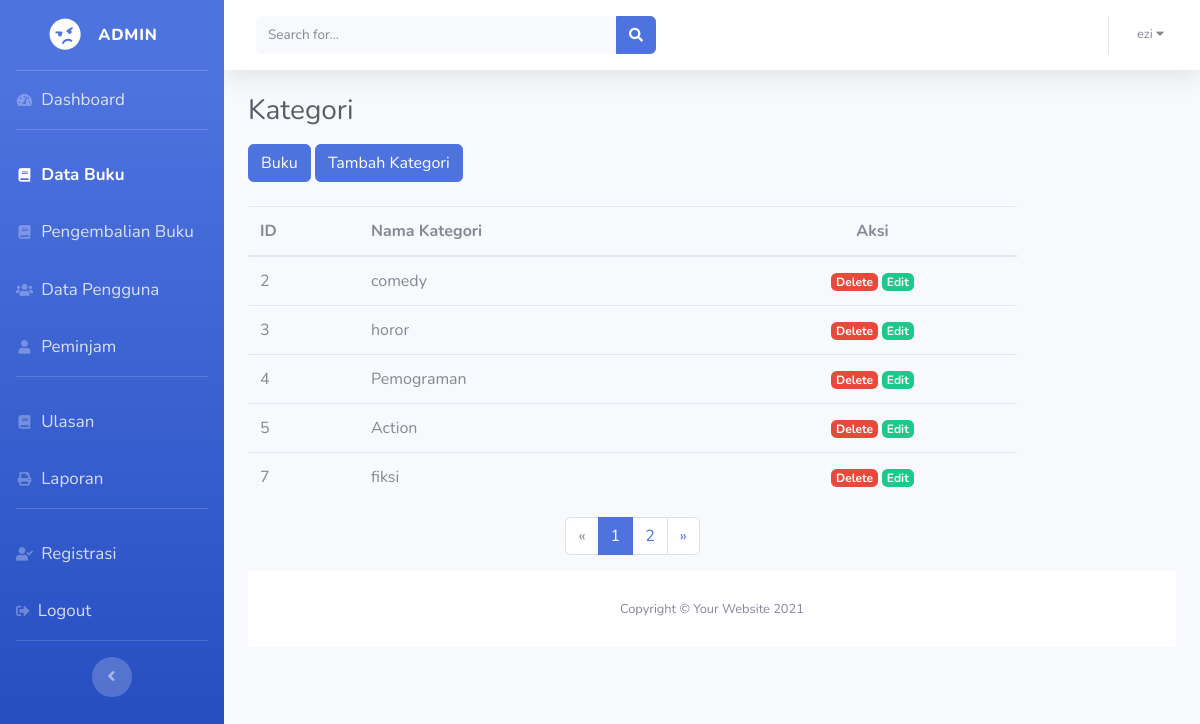
Page /buku/kategori.php (signed in) on the committed database.
### tables this page shows
CREATE TABLE `kategori_buku` (
  `id` int(11) NOT NULL,
  `nama_kategori` varchar(255) NOT NULL,
  `created_at` timestamp NOT NULL DEFAULT current_timestamp() ON UPDATE current_timestamp()
);

### buku/kategori.php (the view, shortened to what this page needs)
<?php
include '../koneksi.php';
$role = $_SESSION['role'];
$page = isset($_GET['page']) ? (int)$_GET['page'] : 1;
$limit = 5;
$offset = ($page - 1) * $limit;
$query = "SELECT * FROM kategori_buku LIMIT $limit OFFSET $offset";
$result = mysqli_query($koneksi, $query);
$total_kategori_query = "SELECT COUNT(*) as total FROM kategori_buku";
$total_kategori_result = mysqli_query($koneksi, $total_kategori_query);
$total_kategori_row = mysqli_fetch_assoc($total_kategori_result);
$total_kategori = $total_kategori_row['total'];
$total_pages = ceil($total_kategori / $limit);
?>
<!DOCTYPE html>
<html lang="en">
<head>
    <link rel="stylesheet" href="https://cdn.jsdelivr.net/npm/sweetalert2@10">
    <link href="../sbadmin/vendor/fontawesome-free/css/all.min.css" rel="stylesheet" type="text/css">
    <link href="../sbadmin/css/sb-admin-2.min.css" rel="stylesheet">
</head>
<body id="page-top">
    <div id="wrapper">
        <ul class="navbar-nav bg-gradient-primary sidebar sidebar-dark accordion" id="accordionSidebar">
            <a class="sidebar-brand d-flex align-items-center justify-content-center">
                <div class="sidebar-brand-icon rotate-n-15">
                    <i class="fas fa-angry"></i>
                </div>
                <div class="sidebar-brand-text mx-3">
                    <?php
                    echo $role === 'admin' ? 'Admin' : 'Petugas';
                    ?>
                </div>
            </a>
            <hr class="sidebar-divider my-0">
            <li class="nav-item side">
                <a class="nav-link" href="../dashboard.php">
                    <i class="fas fa-fw fa-tachometer-alt"></i>
                    <span>Dashboard</span></a>
            </li>
            <hr class="sidebar-divider">
            <?php
            if ($role === 'admin') :
            ?>
            <li class="nav-item side active">
                <a class="nav-link" href="">
                    <i class="fas fa-fw fa-book"></i>
                    <span>Data Buku</span></a>
            </li>
            <li class="nav-item side">
                <a class="nav-link" href="../pengembalian.php">
                    <i class="fas fa-fw fa-book"></i>
                    <span>Pengembalian Buku</span></a>
            </li>
            <li class="nav-item side">
                <a class="nav-link" href="../datapengguna/data_pengguna.php">
                    <i class="fas fa-fw fa-users"></i>
                    <span>Data Pengguna</span></a>
            </li>
            <li class="nav-item side">
                <a class="nav-link" href="../peminjaman/peminjaman.php">
                    <i class="fas fa-fw fa-user"></i>
                    <span>Peminjam</span></a>
            </li>
            <hr class="sidebar-divider">
            <li class="nav-item side">
                <a class="nav-link" href="../ulasan/index.php">
                    <i class="fas fa-fw fa-book"></i>
                    <span>Ulasan</span></a>
            </li>
            <li class="nav-item side">
                <a class="nav-link" href="../laporan/laporan.php">
                    <i class="fas fa-fw fa-print"></i>
                    <span>Laporan</span></a>
            </li>
            <hr class="sidebar-divider">
            <li class="nav-item side">
                <a class="nav-link" href="../registrasi_anggota.php">
                    <i class="fas fa-fw fa-user-check"></i>
                    <span>Registrasi</span></a>
            </li>
            <li class="nav-item side">
                <a class="nav-link" href="#" onclick="confirmLogout();">
                    <i class="fas fa-sign-out-alt"></i>
                    <span>Logout</span>
                </a>
            </li>
            <?php endif ?>
            <hr class="sidebar-divider d-none d-md-block">
            <div class="text-center d-none d-md-inline">
                <button class="rounded-circle border-0" id="sidebarToggle"></button>
            </div>
        </ul>
        <div id="content-wrapper" class="d-flex flex-column">
            <div id="content">
                <nav class="navbar navbar-expand navbar-light bg-white topbar mb-4 static-top shadow">
                    <form
                        class="d-none d-sm-inline-block form-inline mr-auto ml-md-3 my-2 my-md-0 mw-100 navbar-search">
                        <div class="input-group">
                            <input type="text" id="searchInput" class="form-control bg-light border-0 small"
                                placeholder="Search for..." aria-label="Search" aria-describedby="basic-addon2">
                            <div class="input-group-append">
                                <button class="btn btn-primary" type="button">
                                    <i class="fas fa-search fa-sm"></i>
                                </button>
                            </div>
                        </div>
                    </form>
                    <ul class="navbar-nav ml-auto">
                        <li class="nav-item dropdown no-arrow">
                            <a class="nav-link dropdown-toggle" href="#" id="userDropdown" role="button"
                                data-toggle="dropdown" aria-haspopup="true" aria-expanded="false">
                                <span class="mr-2 d-none d-lg-inline text-gray-600 small">
                                    <?= $_SESSION['username']; ?>
                                    <i class="fas fa-caret-down"></i>
                                </span>
                            </a>
                        </li>
                    </ul>
                </nav>
                <div class="container-fluid">
                    <h1 class="h3 mb-3 text-gray-800">Kategori</h1>
                    <a href="index.php" class="mb-4 btn btn-primary">Buku</a>
                    <a href="tambah_kategori.php" class="mb-4 btn btn-primary">Tambah Kategori</a>
                    <div class="row">
                        <div class="col-lg-10">
                            <table class="table table-hover" id="bookTable">
                                <thead>
                                    <tr>
                                        <th scope="col">ID</th>
                                        <th>Nama Kategori</th>
                                        <th style="text-align: center;">Aksi</th>
                                    </tr>
                                </thead>
                                <tbody>
                                    <?php while ($row = mysqli_fetch_assoc($result)) : ?>
                                    <tr>
                                        <td><?= $row['id']; ?></td>
                                        <td><?= $row['nama_kategori']; ?></td>
                                        <td class="text-center">
                                            <a style="cursor: pointer;" data-kategori-id="<?= $row['id']; ?>"
                                                class="delete-review-btn badge badge-danger">Delete</a>
                                            <a class="badge badge-success"
                                                href="edit_kategori.php?id=<?= $row['id']; ?>">Edit</a>
                                        </td>
                                    </tr>
                                    <?php endwhile; ?>
                                </tbody>
                            </table>
                            <nav aria-label="Page navigation example">
                                <ul class="justify-content-center pagination">
                                    <li class="page-item <?php if ($page <= 1) echo 'disabled'; ?>">
                                        <a class="page-link" href="?page=<?= ($page <= 1) ? 1 : ($page - 1); ?>"
                                            aria-label="Previous">
                                            <span aria-hidden="true">&laquo;</span>
                                        </a>
                                    </li>
                                    <?php
                                    $start_page = max(1, $page - 2);
                                    $end_page = min($total_pages, $page + 2);
                                    for ($i = $start_page; $i <= $end_page; $i++) :
                                    ?>
                                    <li class="page-item <?php if ($i == $page) echo 'active'; ?>">
                                        <a class="page-link" href="?page=<?= $i; ?>"><?= $i; ?></a>
                                    </li>
                                    <?php endfor; ?>
                                    <li class="page-item <?php if ($page >= $total_pages) echo 'disabled'; ?>">
                                        <a class="page-link"
                                            href="?page=<?= ($page >= $total_pages) ? $total_pages : ($page + 1); ?>"
                                            aria-label="Next">
                                            <span aria-hidden="true">&raquo;</span>
                                        </a>
                                    </li>
                                </ul>
                            </nav>
                        </div>
                    </div>
                    <footer class="sticky-footer bg-white">
                        <div class="container my-auto">
                            <div class="copyright text-center my-auto">
                                <span>Copyright &copy; Your Website 2021</span>
                            </div>
                        </div>
                    </footer>
                </div>
            </div>
</body>
</html>

### buku/kategori.php (style rules this page uses)
.nav-item.active .nav-link span { font-size: 17px !important; }
.nav-item.side .nav-link span { font-size: 17px !important; }

### rows in the picture
kategori_buku: id "2", nama_kategori "comedy"
kategori_buku: id "3", nama_kategori "horor"
kategori_buku: id "4", nama_kategori "Pemograman"
kategori_buku: id "5", nama_kategori "Action"
kategori_buku: id "7", nama_kategori "fiksi"

### other values in the picture
$_SESSION['username'] "ezi"
